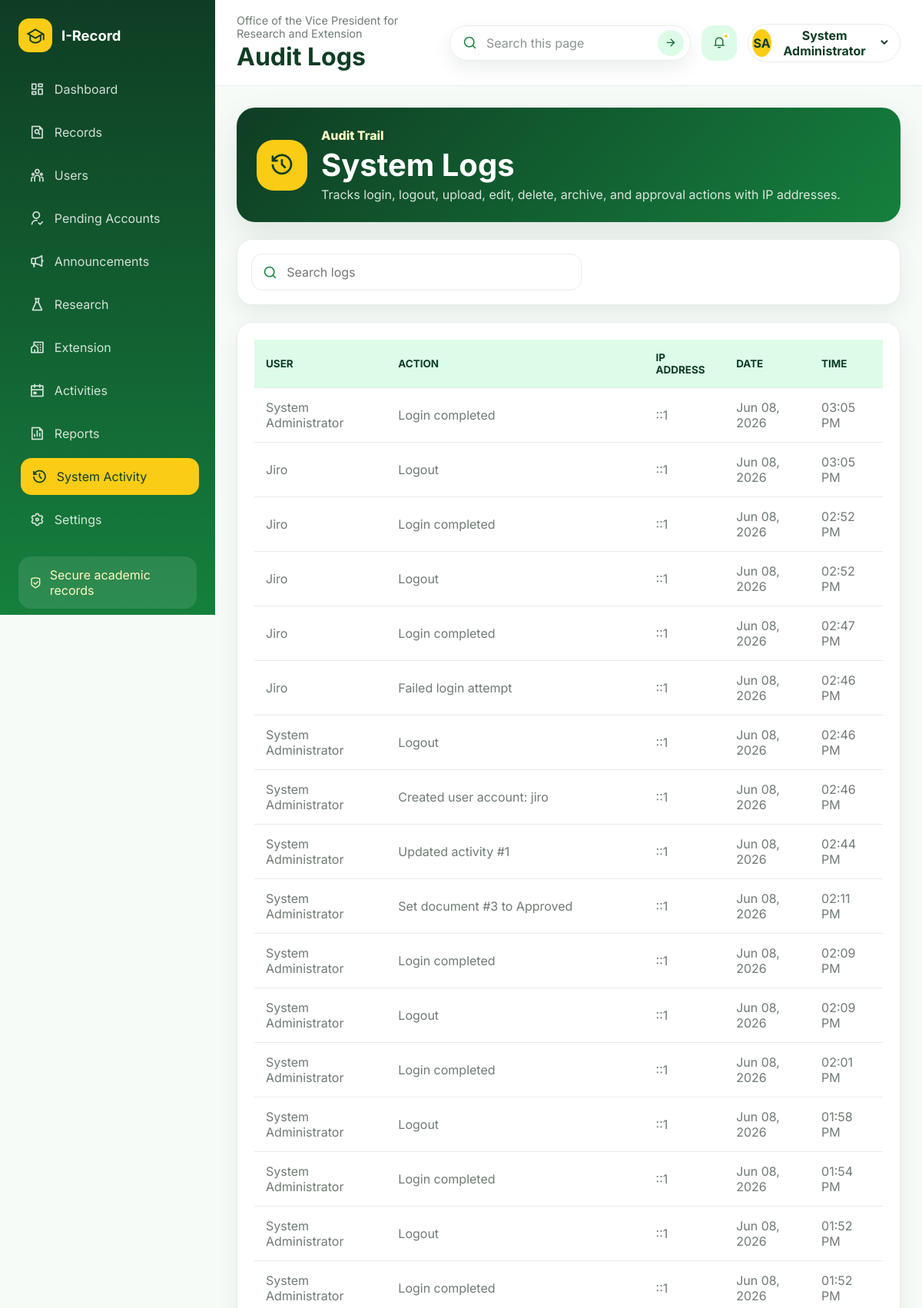
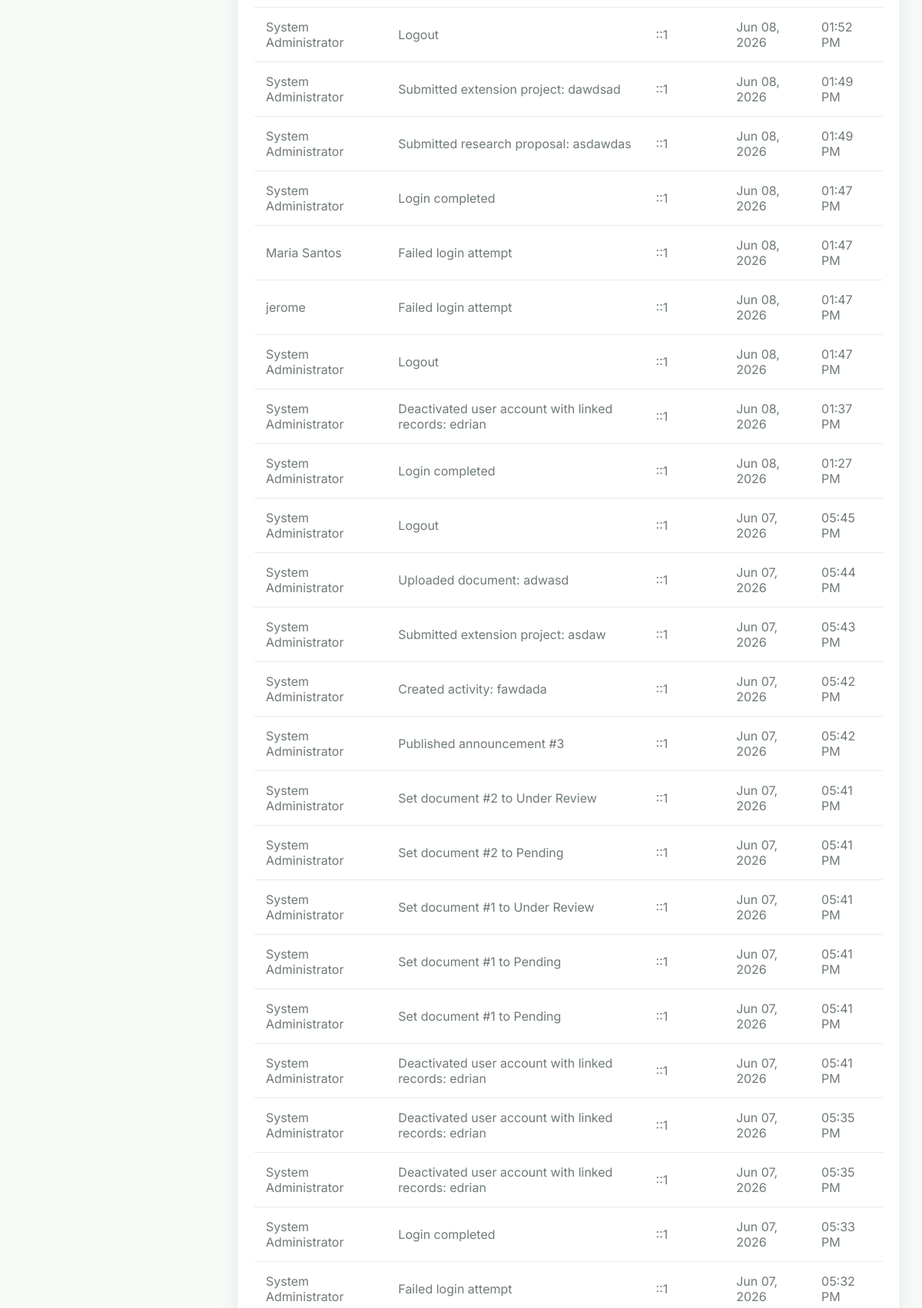
Page /audit-logs.php (signed in, upper part) on the committed database (2 pictures, top to bottom).
### tables this page shows
CREATE TABLE users (
  id INT AUTO_INCREMENT PRIMARY KEY,
  fullname VARCHAR(160) NOT NULL,
  gender VARCHAR(30) NULL,
  birthday DATE NULL,
  email VARCHAR(190) NOT NULL UNIQUE,
  phone VARCHAR(30) NULL,
  username VARCHAR(80) NOT NULL UNIQUE,
  password VARCHAR(255) NOT NULL,
  role ENUM('Super Admin','Vice President','OVPRE Staff','Research Coordinator','Extension Coordinator','Faculty Researcher','Evaluator/Reviewer','User') NOT NULL,
  department_id INT NULL,
  status ENUM('Pending','Active','Rejected','Suspended','Inactive','Locked') NOT NULL DEFAULT 'Pending',
  approved_at DATETIME NULL,
  approved_by INT NULL,
  rejected_at DATETIME NULL,
  rejected_by INT NULL,
  rejection_reason TEXT NULL,
  login_attempts INT DEFAULT 0,
  locked_until DATETIME NULL,
  reset_token VARCHAR(255) NULL,
  reset_expires DATETIME NULL,
  last_login_at DATETIME NULL,
  created_by INT NULL,
  deleted_at DATETIME NULL,
  created_at TIMESTAMP DEFAULT CURRENT_TIMESTAMP,
  updated_at TIMESTAMP NULL DEFAULT NULL ON UPDATE CURRENT_TIMESTAMP,
  INDEX idx_users_approved_by (approved_by),
  INDEX idx_users_rejected_by (rejected_by),
  INDEX idx_users_status_created (status, created_at),
  FOREIGN KEY (department_id) REFERENCES departments(id) ON DELETE SET NULL,
  FOREIGN KEY (approved_by) REFERENCES users(id) ON DELETE SET NULL,
  FOREIGN KEY (rejected_by) REFERENCES users(id) ON DELETE SET NULL
);

CREATE TABLE audit_logs (
  id INT AUTO_INCREMENT PRIMARY KEY,
  user_id INT NULL,
  action VARCHAR(255) NOT NULL,
  ip_address VARCHAR(64) NOT NULL,
  created_at TIMESTAMP DEFAULT CURRENT_TIMESTAMP,
  FOREIGN KEY (user_id) REFERENCES users(id) ON DELETE SET NULL
);

### includes/bootstrap.php (called while the page is built, shortened)
<?php
function db(): PDO {
    static $pdo = null;
    if ($pdo instanceof PDO) {
        return $pdo;
    }
    $pdo = new PDO(
        'mysql:host=' . DB_HOST . ';dbname=' . DB_NAME . ';charset=utf8mb4',
        DB_USER,
        DB_PASS,
        [
            PDO::ATTR_ERRMODE => PDO::ERRMODE_EXCEPTION,
            PDO::ATTR_DEFAULT_FETCH_MODE => PDO::FETCH_ASSOC,
        ]
    );
    return $pdo;
}
function h($value): string {
    return htmlspecialchars((string) $value, ENT_QUOTES, 'UTF-8');
}
function current_user(): ?array {
    $stmt = db()->prepare('SELECT * FROM users WHERE id = ? AND status = "Active" AND deleted_at IS NULL LIMIT 1');
    $stmt->execute([$_SESSION['user_id']]);
    return $stmt->fetch() ?: null;
}

### audit-logs.php (the view, shortened to what this page needs)
<?php
require_once 'includes/layout.php';
$logs = db()->query('SELECT l.*, u.fullname FROM audit_logs l LEFT JOIN users u ON u.id = l.user_id ORDER BY l.created_at DESC LIMIT 200')->fetchAll();
renderHeader('Audit Logs', 'audit');
?>
<section class="module-header"><div class="module-icon"><i class="ri-history-line"></i></div><div><p>Audit Trail</p><h2>System Logs</h2><span>Tracks login, logout, upload, edit, delete, archive, and approval actions with IP addresses.</span></div></section>
<section class="tool-panel"><div class="search-control"><i class="ri-search-line"></i><input data-table-search type="search" placeholder="Search logs"></div></section>
<section class="panel"><div class="table-scroll"><table class="data-table portal-table"><thead><tr><th>User</th><th>Action</th><th>IP Address</th><th>Date</th><th>Time</th></tr></thead><tbody>
<?php foreach ($logs as $log): ?><tr data-table-row><td><?php echo h($log['fullname'] ?? 'System'); ?></td><td><?php echo h($log['action']); ?></td><td><?php echo h($log['ip_address']); ?></td><td><?php echo h(date('M d, Y', strtotime($log['created_at']))); ?></td><td><?php echo h(date('h:i A', strtotime($log['created_at']))); ?></td></tr><?php endforeach; ?>
</tbody></table></div></section>
<?php renderFooter(); ?>

### includes/layout.php (shortened to what this page needs)
<?php
require_once __DIR__ . '/bootstrap.php';
function activePage($page, $currentPage) {
    return $page === $currentPage ? 'active' : '';
}
function renderHeader($pageTitle, $currentPage) {
    $user = current_user();
    $name = $user['fullname'] ?? 'Guest';
    $initials = implode('', array_map(fn($part) => strtoupper(substr($part, 0, 1)), array_slice(preg_split('/\s+/', trim($name)), 0, 2)));
    $isSuperAdmin = ($user['role'] ?? '') === ROLE_SUPER_ADMIN;
?>
<!DOCTYPE html>
<html lang="en">
<head>
    <link rel="stylesheet" href="assets/css/style.css?v=20261005-calendar-reject-fix">
    <link href="https://cdn.jsdelivr.net/npm/remixicon@4.5.0/fonts/remixicon.css" rel="stylesheet">
    <link href="https://cdnjs.cloudflare.com/ajax/libs/font-awesome/6.5.2/css/all.min.css" rel="stylesheet">
</head>
<body>
    <div class="app-shell">
        <aside class="sidebar" id="sidebar">
            <a class="brand" href="dashboard.php">
                <span><i class="ri-graduation-cap-line"></i></span>
                <strong><?php echo APP_NAME; ?></strong>
            </a>
            <nav class="sidebar-nav">
                <a class="<?php echo activePage('dashboard', $currentPage); ?>" href="dashboard.php"><i class="ri-dashboard-line"></i><span>Dashboard</span></a>
                <a class="<?php echo activePage('documents', $currentPage); ?>" href="admin-documents.php"><i class="ri-file-search-line"></i><span>Records</span></a>
                <?php if ($isSuperAdmin): ?>
                    <a class="<?php echo activePage('users', $currentPage); ?>" href="admin-users.php"><i class="ri-team-line"></i><span>Users</span></a>
                    <a class="<?php echo activePage('pending-users', $currentPage); ?>" href="admin-pending-users.php"><i class="ri-user-follow-line"></i><span>Pending Accounts</span></a>
                <?php endif; ?>
                <a class="<?php echo activePage('announcements', $currentPage); ?>" href="announcements.php"><i class="ri-megaphone-line"></i><span>Announcements</span></a>
                <a class="<?php echo activePage('research', $currentPage); ?>" href="research.php"><i class="ri-flask-line"></i><span>Research</span></a>
                <a class="<?php echo activePage('extension', $currentPage); ?>" href="extension.php"><i class="ri-community-line"></i><span>Extension</span></a>
                <a class="<?php echo activePage('activities', $currentPage); ?>" href="activities.php"><i class="ri-calendar-event-line"></i><span>Activities</span></a>
                <a class="<?php echo activePage('reports', $currentPage); ?>" href="admin-reports.php"><i class="ri-file-chart-line"></i><span>Reports</span></a>
                <?php if ($isSuperAdmin): ?>
                    <a class="<?php echo activePage('audit', $currentPage); ?>" href="system-activity.php"><i class="ri-history-line"></i><span>System Activity</span></a>
                    <a class="<?php echo activePage('settings', $currentPage); ?>" href="admin-settings.php"><i class="ri-settings-3-line"></i><span>Settings</span></a>
                <?php endif; ?>
            </nav>
            <div class="sidebar-footer">
                <i class="ri-shield-check-line"></i>
                <span>Secure academic records</span>
            </div>
        </aside>
        <div class="page-wrap">
            <header class="topbar">
                <div class="topbar-title">
                    <p><?php echo h(APP_ORG); ?></p>
                    <h1><?php echo h($pageTitle); ?></h1>
                </div>
                <form class="topbar-search" role="search" data-global-search-form>
                    <i class="ri-search-line"></i>
                    <input type="search" placeholder="Search this page" aria-label="Search visible page content" data-global-search>
                    <button class="topbar-search-submit" type="submit" aria-label="Run search"><i class="ri-arrow-right-line"></i></button>
                </form>
                <button class="topbar-icon" type="button" aria-label="Notifications">
                    <i class="ri-notification-3-line"></i>
                    <span></span>
                </button>
                <div class="profile-menu">
                    <button class="profile-button" type="button" data-profile-toggle>
                        <span class="avatar"><?php echo h($initials ?: 'IR'); ?></span>
                        <span><?php echo h($name); ?></span>
                        <i class="ri-arrow-down-s-line"></i>
                    </button>
                </div>
            </header>
            <main class="content-area">
<?php
}
function renderFooter() {
?>
            </main>
        </div>
    </div>
</body>
</html>
<?php
}
?>

### rows in the picture
users: fullname "SA", fullname "System Administrator"
audit_logs: user.fullname "System Administrator", action "Login completed", ip_address "::1", created_at "Jun 08, 2026", created_at "03:05 PM"
audit_logs: user.fullname "Jiro", action "Logout", ip_address "::1", created_at "Jun 08, 2026", created_at "03:05 PM"
audit_logs: user.fullname "Jiro", action "Login completed", ip_address "::1", created_at "Jun 08, 2026", created_at "02:52 PM"
audit_logs: user.fullname "Jiro", action "Logout", ip_address "::1", created_at "Jun 08, 2026", created_at "02:52 PM"
audit_logs: user.fullname "Jiro", action "Login completed", ip_address "::1", created_at "Jun 08, 2026", created_at "02:47 PM"
audit_logs: user.fullname "Jiro", action "Failed login attempt", ip_address "::1", created_at "Jun 08, 2026", created_at "02:46 PM"
audit_logs: user.fullname "System Administrator", action "Logout", ip_address "::1", created_at "Jun 08, 2026", created_at "02:46 PM"
audit_logs: user.fullname "System Administrator", action "Created user account: jiro", ip_address "::1", created_at "Jun 08, 2026", created_at "02:46 PM"
audit_logs: user.fullname "System Administrator", action "Updated activity #1", ip_address "::1", created_at "Jun 08, 2026", created_at "02:44 PM"
audit_logs: user.fullname "System Administrator", action "Set document #3 to Approved", ip_address "::1", created_at "Jun 08, 2026", created_at "02:11 PM"
audit_logs: user.fullname "System Administrator", action "Login completed", ip_address "::1", created_at "Jun 08, 2026", created_at "02:09 PM"
audit_logs: user.fullname "System Administrator", action "Logout", ip_address "::1", created_at "Jun 08, 2026", created_at "02:09 PM"
audit_logs: user.fullname "System Administrator", action "Login completed", ip_address "::1", created_at "Jun 08, 2026", created_at "02:01 PM"
audit_logs: user.fullname "System Administrator", action "Logout", ip_address "::1", created_at "Jun 08, 2026", created_at "01:58 PM"
audit_logs: user.fullname "System Administrator", action "Login completed", ip_address "::1", created_at "Jun 08, 2026", created_at "01:54 PM"
audit_logs: user.fullname "System Administrator", action "Logout", ip_address "::1", created_at "Jun 08, 2026", created_at "01:52 PM"
audit_logs: user.fullname "System Administrator", action "Login completed", ip_address "::1", created_at "Jun 08, 2026", created_at "01:52 PM"
audit_logs: user.fullname "System Administrator", action "Logout", ip_address "::1", created_at "Jun 08, 2026", created_at "01:52 PM"
audit_logs: user.fullname "System Administrator", action "Submitted extension project: dawdsad", ip_address "::1", created_at "Jun 08, 2026", created_at "01:49 PM"
audit_logs: user.fullname "System Administrator", action "Submitted research proposal: asdawdas", ip_address "::1", created_at "Jun 08, 2026", created_at "01:49 PM"
audit_logs: user.fullname "System Administrator", action "Login completed", ip_address "::1", created_at "Jun 08, 2026", created_at "01:47 PM"
audit_logs: user.fullname "Maria Santos", action "Failed login attempt", ip_address "::1", created_at "Jun 08, 2026", created_at "01:47 PM"
audit_logs: user.fullname "jerome", action "Failed login attempt", ip_address "::1", created_at "Jun 08, 2026", created_at "01:47 PM"
audit_logs: user.fullname "System Administrator", action "Logout", ip_address "::1", created_at "Jun 08, 2026", created_at "01:47 PM"
audit_logs: user.fullname "System Administrator", action "Deactivated user account with linked records: edrian", ip_address "::1", created_at "Jun 08, 2026", created_at "01:37 PM"
audit_logs: user.fullname "System Administrator", action "Login completed", ip_address "::1", created_at "Jun 08, 2026", created_at "01:27 PM"
audit_logs: user.fullname "System Administrator", action "Logout", ip_address "::1", created_at "Jun 07, 2026", created_at "05:45 PM"
audit_logs: user.fullname "System Administrator", action "Uploaded document: adwasd", ip_address "::1", created_at "Jun 07, 2026", created_at "05:44 PM"
audit_logs: user.fullname "System Administrator", action "Submitted extension project: asdaw", ip_address "::1", created_at "Jun 07, 2026", created_at "05:43 PM"
audit_logs: user.fullname "System Administrator", action "Created activity: fawdada", ip_address "::1", created_at "Jun 07, 2026", created_at "05:42 PM"
audit_logs: user.fullname "System Administrator", action "Published announcement #3", ip_address "::1", created_at "Jun 07, 2026", created_at "05:42 PM"
audit_logs: user.fullname "System Administrator", action "Set document #2 to Under Review", ip_address "::1", created_at "Jun 07, 2026", created_at "05:41 PM"
audit_logs: user.fullname "System Administrator", action "Set document #2 to Pending", ip_address "::1", created_at "Jun 07, 2026", created_at "05:41 PM"
audit_logs: user.fullname "System Administrator", action "Set document #1 to Under Review", ip_address "::1", created_at "Jun 07, 2026", created_at "05:41 PM"
audit_logs: user.fullname "System Administrator", action "Set document #1 to Pending", ip_address "::1", created_at "Jun 07, 2026", created_at "05:41 PM"
audit_logs: user.fullname "System Administrator", action "Set document #1 to Pending", ip_address "::1", created_at "Jun 07, 2026", created_at "05:41 PM"
audit_logs: user.fullname "System Administrator", action "Deactivated user account with linked records: edrian", ip_address "::1", created_at "Jun 07, 2026", created_at "05:41 PM"
audit_logs: user.fullname "System Administrator", action "Deactivated user account with linked records: edrian", ip_address "::1", created_at "Jun 07, 2026", created_at "05:35 PM"
audit_logs: user.fullname "System Administrator", action "Deactivated user account with linked records: edrian", ip_address "::1", created_at "Jun 07, 2026", created_at "05:35 PM"
audit_logs: user.fullname "System Administrator", action "Login completed", ip_address "::1", created_at "Jun 07, 2026", created_at "05:33 PM"
audit_logs: user.fullname "System Administrator", action "Failed login attempt", ip_address "::1", created_at "Jun 07, 2026", created_at "05:32 PM"

### other values in the picture
APP_NAME "I-Record"
APP_ORG "Office of the Vice President for Research and Extension"
$pageTitle "Audit Logs"
